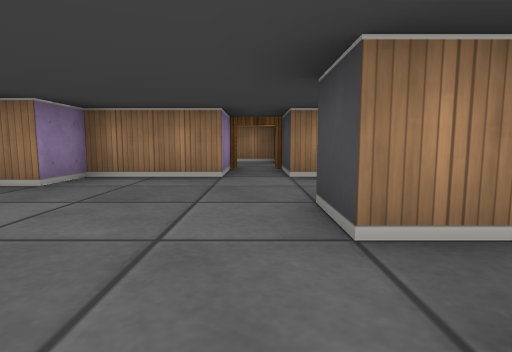
View 1 (above)

20 first-person views from a walk through a cub3D ray-caster map. The camera is about half as high as the walls, tilts 6° down and sees 80° across. The floor is counted in squares. Each view is taken from the middle of a square. On the plan, view 1 faces up. The plan holds only what a view shows up to about 9 squares ahead; the rest is blank.

View 2
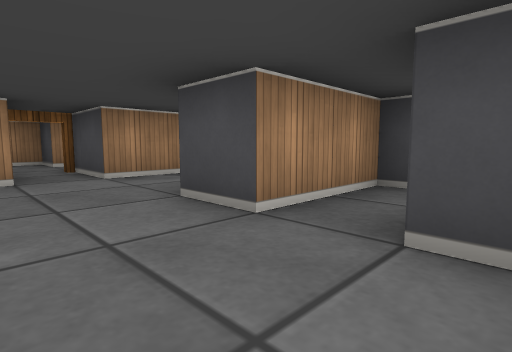

View 3
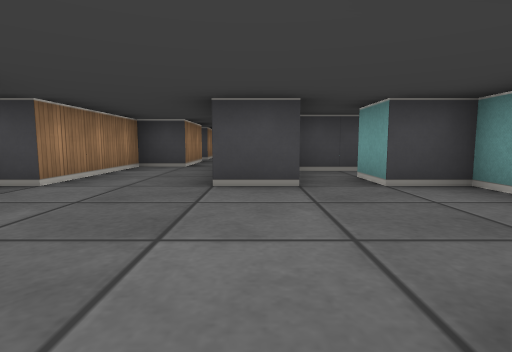

View 4
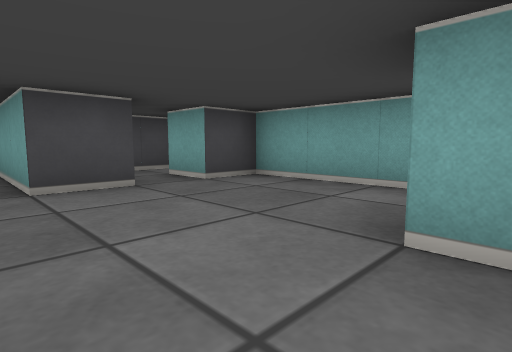

View 5
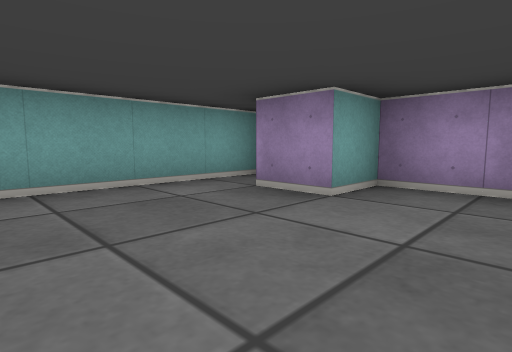

View 6
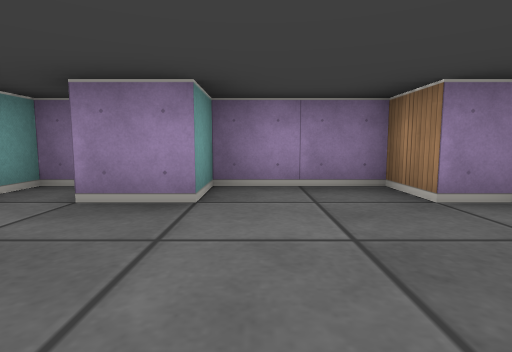

View 7
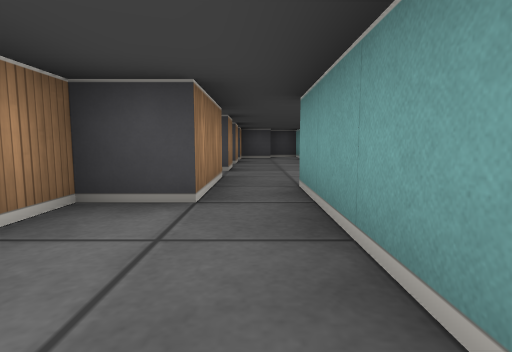

View 8
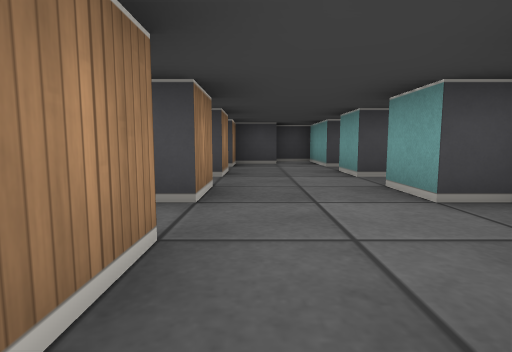

View 9
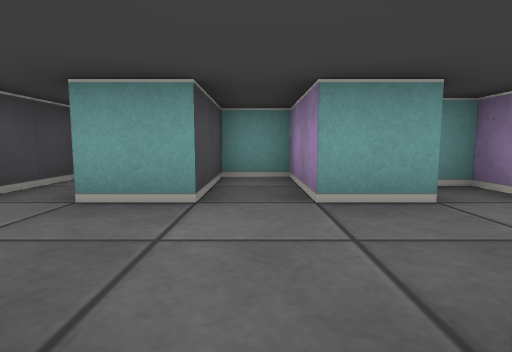

View 10
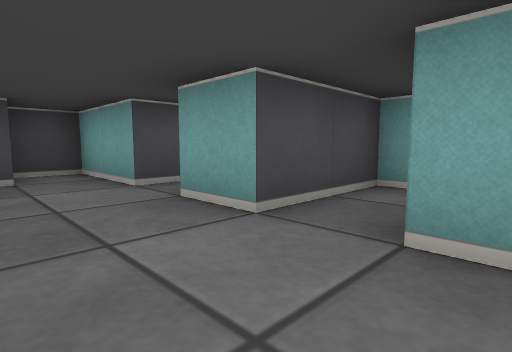

View 11
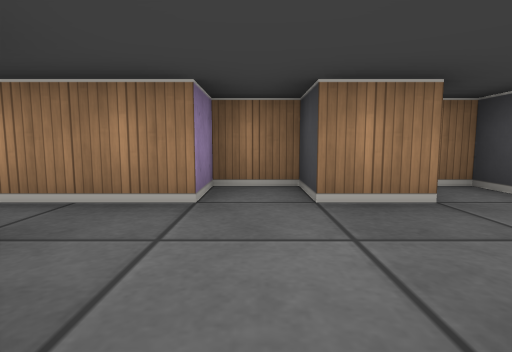

View 12
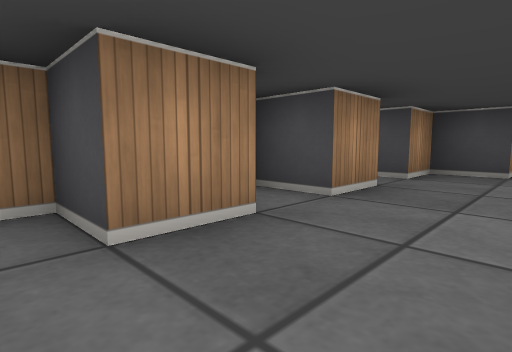

View 13
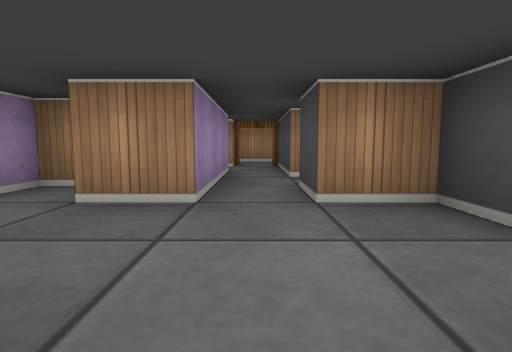

View 14
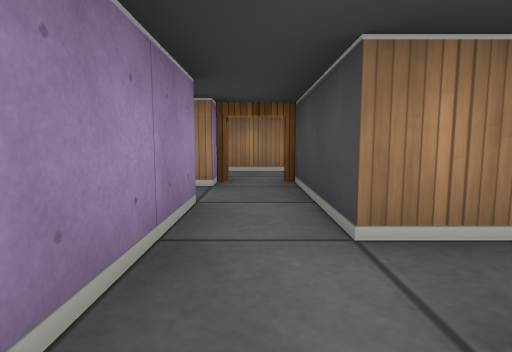

View 15
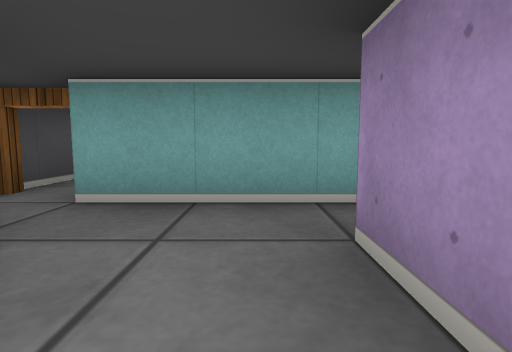

View 16
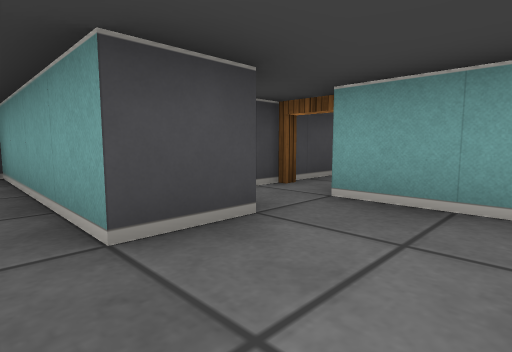

View 17
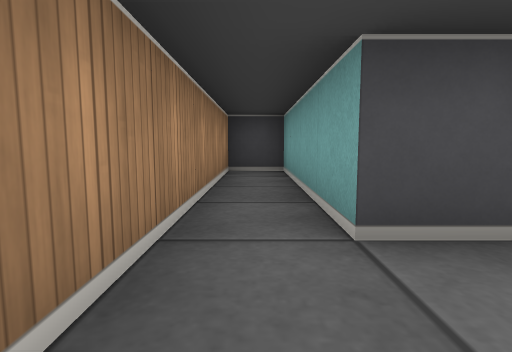

View 18
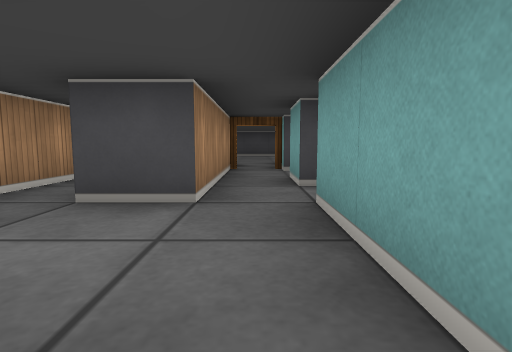

View 19
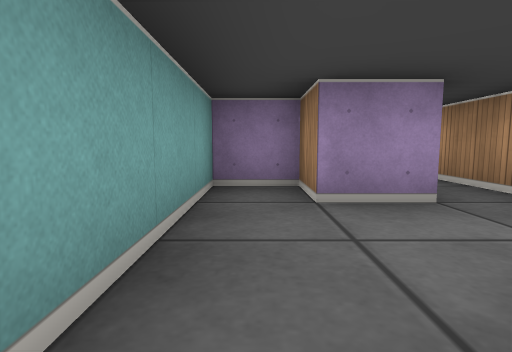

View 20
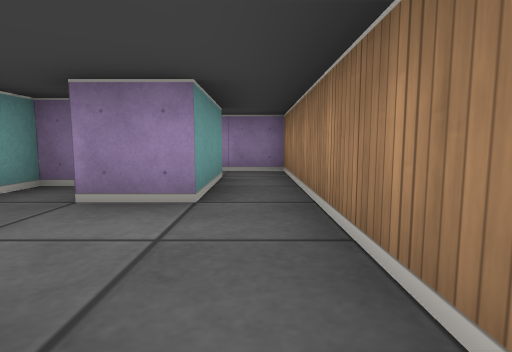

### Floor plan
Ten units are one square. View 1 is at (0, 0); x grows to the right and y downward. Boxes are objects, and circles mark ways between rooms. Rooms are numbered by the first view taken in them; rooms with no view inside come last. Other rooms are left out.
<svg viewBox="-40 -120 180 130">
<path fill="none" stroke="#000" d="M25 1 25 -15 5 -15 5 -25 45 -25M-5 -58 -5 -45 -25 -45 -25 -35 -35 -35 -35 -15 -25 -15 -25 -5M-35 0 -35 5 5 5 5 -5 15 -5M45 -35 35 -35 35 -45 5 -45 5 -61M76 -35 65 -35M65 -15 75 -15 75 5 85 5 85 -15 95 -15M95 -35 85 -35 85 -45 75 -45 75 -39M65 -35 65 -45 55 -45 55 -35 45 -35M55 -11 55 -5 60 -5M65 -9 65 -15M115 -24 115 -35 105 -35M105 2 105 -15 125 -15 125 -25M95 -65 95 -35M114 -55 105 -55 105 -85M105 -35 105 -45M95 -95 95 -105 135 -105 135 -115 75 -115M75 -105 75 -95M75 -95 65 -95 65 -85 95 -85M105 -85 115 -85M114 -95 95 -95"/>
<circle cx="50" cy="-30" r="3" fill="#2a7"/>
<circle cx="70" cy="-25" r="3" fill="#2a7"/>
<circle cx="90" cy="-25" r="3" fill="#2a7"/>
<circle cx="100" cy="-40" r="3" fill="#2a7"/>
<circle cx="100" cy="-80" r="3" fill="#2a7"/>
<circle cx="85" cy="-100" r="3" fill="#2a7"/>
<text x="0" y="-20">1</text>
<text x="80" y="-20">2</text>
<text x="60" y="-30">3</text>
<text x="110" y="-20">4</text>
<text x="100" y="-60">5</text>
<text x="100" y="-110">6</text>
<text x="90" y="-90">7</text>
</svg>
Room 1 opens to room 3. Room 2 opens to room 3. Room 2 opens to room 4. Room 4 opens to room 5. Room 5 opens to room 7. Room 6 opens to room 7.

Where each view was taken, in squares from view 1:
view 1: 0 up, 0 right, facing up
view 2: 0 up, 1 left, facing up-right
view 3: 2 up, 3 left, facing right
view 4: 3 up, 3 left, facing down-right
view 5: 3 up, 0 right, facing down-left
view 6: 2 up, 0 right, facing left
view 7: 3 up, 1 right, facing right
view 8: 3 up, 4 right, facing right
view 9: 4 up, 8 right, facing down
view 10: 3 up, 7 right, facing down-right
view 11: 1 up, 6 right, facing up
view 12: 2 up, 6 right, facing up-right
view 13: 1 up, 10 right, facing up
view 14: 4 up, 10 right, facing up
view 15: 11 up, 8 right, facing down
view 16: 11 up, 8 right, facing down-right
view 17: 11 up, 8 right, facing right
view 18: 9 up, 7 right, facing right
view 19: 9 up, 10 right, facing left
view 20: 11 up, 10 right, facing left
